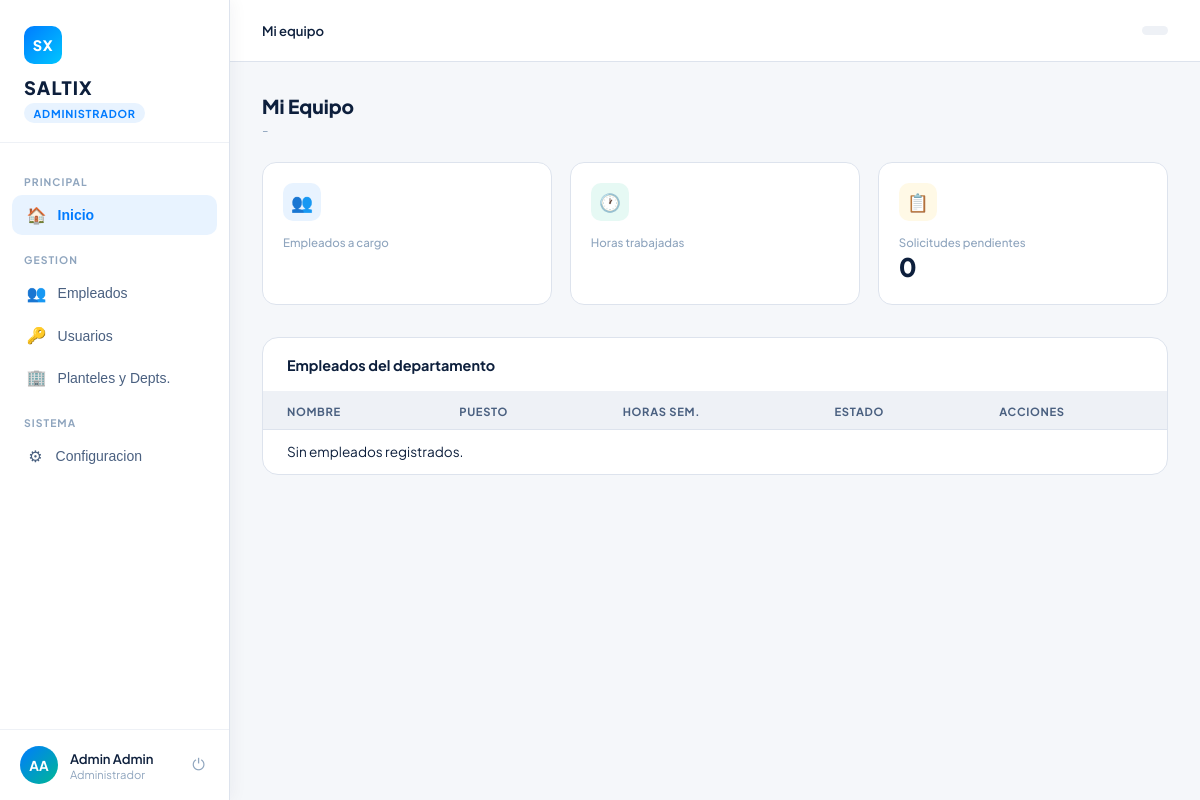
Page /jefatura/ (signed in) on the committed database.
### users/models.py (models this page shows, shortened)
class Usuario(AbstractBaseUser, PermissionsMixin):
    email = models.EmailField(max_length=254, unique=True)
    nombre = models.CharField(max_length=50, blank=False, null=False)
    apellido = models.CharField(max_length=50, blank=False, null=False)
    is_active = models.BooleanField(default=True)
    is_staff = models.BooleanField(default=False)
    date_joined = models.DateTimeField(default=timezone.now)
    last_login = models.DateTimeField(null=True, blank=True)
    rol_id = models.ForeignKey('Rol', on_delete=models.PROTECT, null=True, blank=True, related_name='users')
    objects = UsuarioManager()
    USERNAME_FIELD = "email"
    REQUIRED_FIELDS = ["nombre", "apellido"]

class Rol(models.Model):
    nombre = models.CharField(max_length=50, blank=False, null=False)
    descripcion = models.TextField(max_length=1000, blank=True, null=True)

### jefatura/views.py (the view)
# urls.py: path("", views.dashboard, name="profesores_dashboard"),
def dashboard(request):
    return render(request, "jefatura/dashboard.html")

### jefatura/templates/jefatura/dashboard.html (shortened to what this page needs)
{% extends "core/layout.html" %}
{% load static %}
{% block page_css %}
<link rel="stylesheet" href="{% static 'core/css/dashboard_base.css' %}">
<link rel="stylesheet" href="{% static 'core/css/dashboard_jefatura.css' %}">
{% endblock %}
{% block topbar %}
<header class="topbar">
  <div style="display:flex;align-items:center;gap:.75rem;">
    <span class="breadcrumb"><strong id="breadcrumb-text">Mi equipo</strong></span>
  </div>
  <div class="topbar-date">{{ fecha_actual }}</div>
</header>
{% endblock %}
{% block content %}
  <div class="page active" id="page-equipo">
    <div style="margin-bottom:1.5rem">
      <div style="font-size:1.2rem;font-weight:800;margin-bottom:.2rem">Mi Equipo</div>
      <div style="font-size:.82rem;color:var(--gray-400);">{{ departamento_nombre }} - {{ ciclo_label }}</div>
    </div>
    <div class="cards-grid">
      <div class="card">
        <div class="card-top">
          <div class="card-icon-wrap icon-blue">&#x1F465;</div>
        </div>
        <div class="card-label">Empleados a cargo</div>
      </div>
      <div class="card">
        <div class="card-top">
          <div class="card-icon-wrap icon-green">&#x1F550;</div>
        </div>
        <div class="card-label">Horas trabajadas</div>
      </div>
      <div class="card">
        <div class="card-top">
          <div class="card-icon-wrap icon-yellow">&#x1F4CB;</div>
        </div>
        <div class="card-label">Solicitudes pendientes</div>
        <div class="card-value" id="card-sol-val">{{ solicitudes_pendientes_total }}</div>
      </div>
    </div>
    <div class="table-wrap">
      <div class="table-header">
        <h3>Empleados del departamento</h3>
      </div>
      <table>
        <thead>
          <tr>
            <th>Nombre</th>
            <th>Puesto</th>
            <th>Horas sem.</th>
            <th>Estado</th>
            <th>Acciones</th>
          </tr>
        </thead>
        <tbody>
          {% for empleado in equipo_empleados %}
            <tr>
              <td>{{ empleado.nombre }}</td>
              <td>{{ empleado.puesto }}</td>
              <td>{{ empleado.horas_semana }}</td>
              <td><span class="pill {{ empleado.estado_clase }}">{{ empleado.estado_label }}</span></td>
              <td><button class="btn-primary btn-sm">Ver</button></td>
            </tr>
          {% empty %}
            <tr><td colspan="5">Sin empleados registrados.</td></tr>
          {% endfor %}
        </tbody>
      </table>
    </div>
  </div>
{% endblock %}

### core/templates/core/layout.html (shortened to what this page needs)
{% load static %}
<!DOCTYPE html>
<html lang="es">
<head>
  {% block page_css %}{% endblock %}
</head>
<body>
  {% if user.is_authenticated %}
    {% with role=user.rol_id.nombre|default:""|lower %}
      {% if role == "jefatura" %}
        <aside class="sidebar" id="sidebar">
          <div class="sidebar-logo">
            <div class="logo-mark">SX</div>
            <h1>SALTIX</h1>
            <span class="role-tag">Panel de Jefatura</span>
          </div>
          <nav>
            <button class="nav-item active" onclick="showPage('equipo', this)">
              <span class="icon">&#x1F465;</span> Mi equipo
            </button>
            <button class="nav-item" onclick="showPage('asistencia', this)">
              <span class="icon">&#x1F550;</span> Asistencia
            </button>
            <button class="nav-item" onclick="showPage('solicitudes', this)">
              <span class="icon">&#x1F4CB;</span> Solicitudes
              <span class="badge" id="badge-sol" style="position:relative;top:0;right:0;margin-left:auto;background:#e74c3c;color:#fff;border-radius:999px;padding:1px 7px;font-size:0.68rem;">{{ solicitudes_pendientes_total }}</span>
            </button>
            <button class="nav-item" onclick="showPage('reportes', this)">
              <span class="icon">&#x1F4CA;</span> Reportes
            </button>
          </nav>
          <div class="sidebar-profile">
            <div class="avatar">{{ user.nombre|default:"U"|slice:":1" }}{{ user.apellido|default:""|slice:":1" }}</div>
            <div class="profile-info">
              <div class="profile-name">{{ user.nombre }} {{ user.apellido }}</div>
              <div class="profile-role">{{ user.rol_id.nombre|default:"" }}</div>
            </div>
            <button class="logout-btn" title="Cerrar sesion">&#x23FB;</button>
          </div>
        </aside>
      {% elif role == "administrador" or role == "admin" %}
        <aside class="sidebar" id="sidebar">
          <div class="sidebar-logo">
            <div class="logo-mark">SX</div>
            <h1>SALTIX</h1>
            <span class="role-tag role-admin">Administrador</span>
          </div>
          <nav>
            <div class="nav-label">Principal</div>
            <button class="nav-item active" onclick="showPage('inicio',this)">
              <span class="icon">&#x1F3E0;</span> Inicio
            </button>
            <div class="nav-label">Gestion</div>
            <button class="nav-item" onclick="showPage('empleados',this)">
              <span class="icon">&#x1F465;</span> Empleados
            </button>
            <button class="nav-item" onclick="showPage('usuarios',this)">
              <span class="icon">&#x1F511;</span> Usuarios
            </button>
            <button class="nav-item" onclick="showPage('departamentos',this)">
              <span class="icon">&#x1F3E2;</span> Planteles y Depts.
            </button>
            <div class="nav-label">Sistema</div>
            <button class="nav-item" onclick="showPage('configuracion',this)">
              <span class="icon">&#x2699;</span> Configuracion
            </button>
          </nav>
          <div class="sidebar-profile">
            <div class="avatar">{{ user.nombre|default:"U"|slice:":1" }}{{ user.apellido|default:""|slice:":1" }}</div>
            <div class="profile-info">
              <div class="profile-name">{{ user.nombre }} {{ user.apellido }}</div>
              <div class="profile-role">{{ user.rol_id.nombre|default:"" }}</div>
            </div>
            <button class="logout-btn" title="Cerrar sesion">&#x23FB;</button>
          </div>
        </aside>
      {% endif %}
    {% endwith %}
  {% endif %}
  <div class="main">
    {% block topbar %}{% endblock %}
    <div class="content">
      {% block content %}{% endblock %}
    </div>
  </div>
</body>
</html>

### rows in the picture
Usuario: nombre "A", apellido "A", nombre "Admin", apellido "Admin", rol_id.nombre "Administrador"
